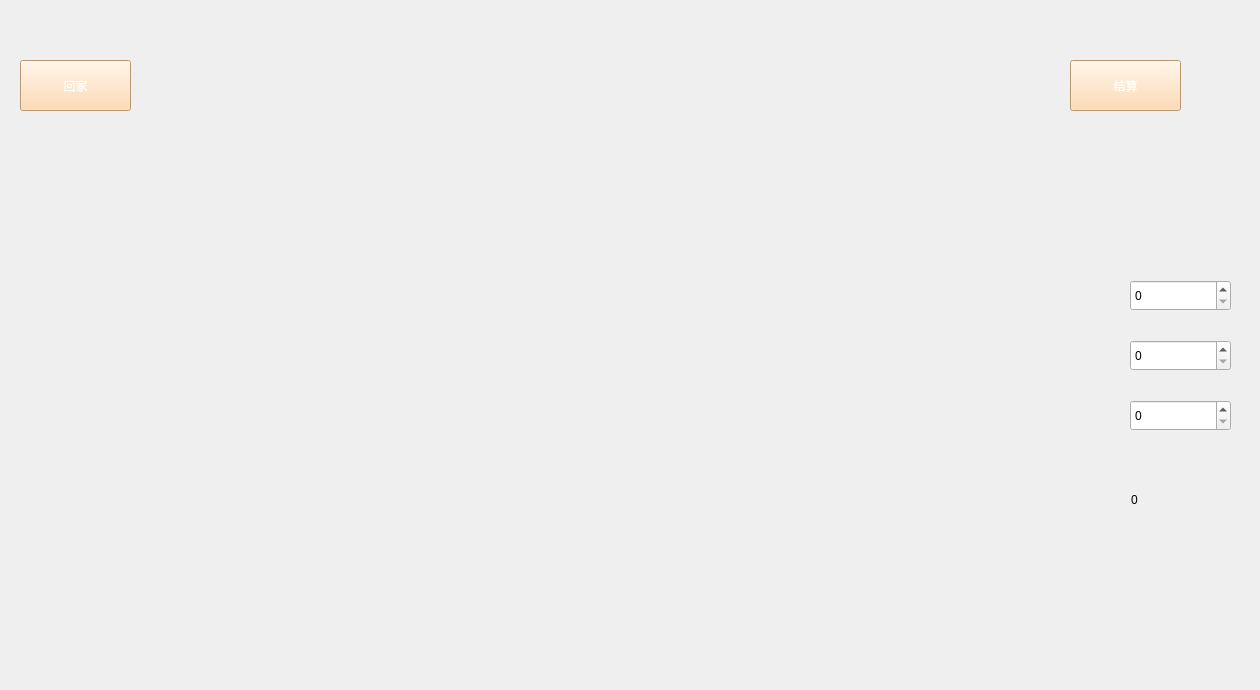
     <widget class="QWidget" name="store">
      <property name="styleSheet">
       <string notr="true">background-image: url(:/main/img/shopping.png);

</string>
      </property>
      <widget class="QPushButton" name="pushButton_gohome">
       <property name="geometry">
        <rect>
         <x>20</x>
         <y>60</y>
         <width>111</width>
         <height>51</height>
        </rect>
       </property>
       <property name="styleSheet">
        <string notr="true">background-color: rgb(255, 211, 160);
font: 20pt &quot;华文琥珀&quot;;
background-image: url(:/main/img/store.png);
color:white;</string>
       </property>
       <property name="text">
        <string>回家</string>
       </property>
      </widget>
      <widget class="QSpinBox" name="spinBox_dogfood">
       <property name="geometry">
        <rect>
         <x>1130</x>
         <y>280</y>
         <width>101</width>
         <height>31</height>
        </rect>
       </property>
      </widget>
      <widget class="QSpinBox" name="spinBox_bonse">
       <property name="geometry">
        <rect>
         <x>1130</x>
         <y>340</y>
         <width>101</width>
         <height>31</height>
        </rect>
       </property>
      </widget>
      <widget class="QSpinBox" name="spinBox_medicin">
       <property name="geometry">
        <rect>
         <x>1130</x>
         <y>400</y>
         <width>101</width>
         <height>31</height>
        </rect>
       </property>
      </widget>
      <widget class="QLabel" name="label_cost">
       <property name="geometry">
        <rect>
         <x>1131</x>
         <y>484</y>
         <width>101</width>
         <height>31</height>
        </rect>
       </property>
       <property name="text">
        <string>0</string>
       </property>
       <property name="textFormat">
        <enum>Qt::AutoText</enum>
       </property>
      </widget>
      <widget class="QPushButton" name="pushButton_buy">
       <property name="geometry">
        <rect>
         <x>1070</x>
         <y>60</y>
         <width>111</width>
         <height>51</height>
        </rect>
       </property>
       <property name="styleSheet">
        <string notr="true">background-color: rgb(255, 211, 160);
font: 20pt &quot;华文琥珀&quot;;
background-image: url(:/main/img/store.png);
color:white;</string>
       </property>
       <property name="text">
        <string>结算</string>
       </property>
      </widget>
      <widget class="QLabel" name="label_bonse">
       <property name="geometry">
        <rect>
         <x>162</x>
         <y>353</y>
         <width>323</width>
         <height>101</height>
        </rect>
       </property>
       <property name="toolTip">
        <string>小零食骨头，每份提供3点能量。</string>
       </property>
       <property name="toolTipDuration">
        <number>5000</number>
       </property>
       <property name="styleSheet">
        <string notr="true">background-image: url(:/store/img/bonse.png);</string>
       </property>
       <property name="lineWidth">
        <number>0</number>
       </property>
       <property name="text">
        <string/>
       </property>
      </widget>
      <widget class="QLabel" name="label_dogfood">
       <property name="geometry">
        <rect>
         <x>518</x>
         <y>293</y>
         <width>407</width>
         <height>215</height>
        </rect>
       </property>
       <property name="toolTip">
        <string>主食狗粮，每份提供5点能量。</string>
       </property>
       <property name="toolTipDuration">
        <number>5000</number>
       </property>
       <property name="styleSheet">
        <string notr="true">background-image: url(:/store/img/dogfood.png);</string>
       </property>
       <property name="lineWidth">
        <number>0</number>
       </property>
       <property name="text">
        <string/>
       </property>
      </widget>
      <widget class="QLabel" name="label_medicine">
       <property name="geometry">
        <rect>
         <x>513</x>
         <y>527</y>
         <width>411</width>
         <height>154</height>
        </rect>
       </property>
       <property name="toolTip">
        <string>药物，生病必备。每份提供1点能量</string>
       </property>
       <property name="toolTipDuration">
        <number>5000</number>
       </property>
       <property name="autoFillBackground">
        <bool>false</bool>
       </property>
       <property name="styleSheet">
        <string notr="true">background-image: url(:/store/img/medicine .png);</string>
       </property>
       <property name="lineWidth">
        <number>0</number>
       </property>
       <property name="text">
        <string/>
       </property>
      </widget>
      <widget class="QLabel" name="label_balance">
       <property name="geometry">
        <rect>
         <x>1140</x>
         <y>635</y>
         <width>111</width>
         <height>31</height>
        </rect>
       </property>
       <property name="styleSheet">
        <string notr="true">color: rgb(244, 147, 53);
font: 20pt &quot;华文琥珀&quot;;</string>
       </property>
       <property name="text">
        <string/>
       </property>
      </widget>
     </widget>
